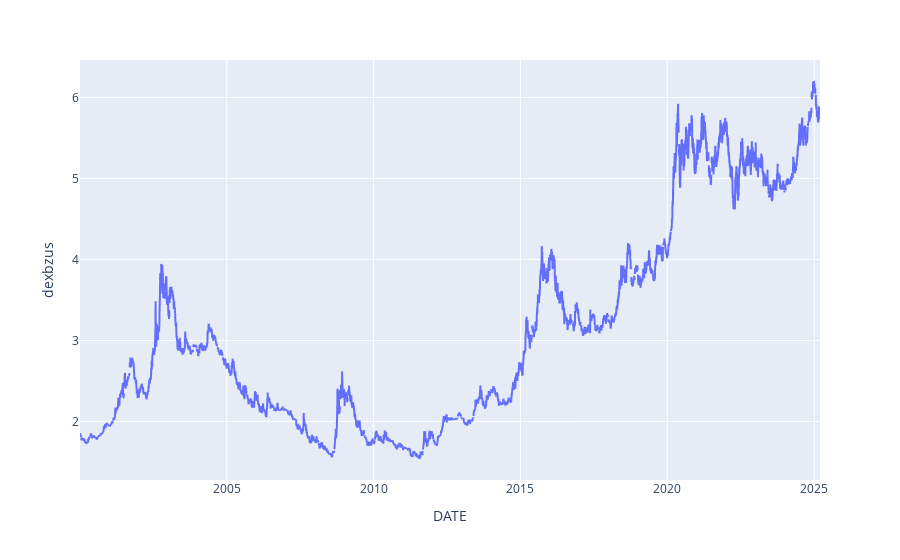

The notebook cell this image was saved under:
### Code cell
px.line(Dolar, x=Dolar.index, y='dexbzus')

### Figure 1 — Plotly figure (JSON) as saved in the notebook; plotly's stock layout.template omitted (floating-point values rounded to 4 significant figures; data arrays with more than 128 entries replaced by an {"elided": "..."} marker saying what was removed)
{"data": [{"hovertemplate": "DATE=%{x}<br>dexbzus=%{y}<extra></extra>", "legendgroup": "", "line": {"color": "#636efa", "dash": "solid"}, "marker": {"symbol": "circle"}, "mode": "lines", "name": "", "showlegend": false, "type": "scattergl", "x": {"elided": "6575 str values"}, "xaxis": "x", "y": {"elided": "6575 float values"}, "yaxis": "y"}], "layout": {"legend": {"tracegroupgap": 0}, "margin": {"t": 60}, "xaxis": {"anchor": "y", "domain": [0, 1], "title": {"text": "DATE"}}, "yaxis": {"anchor": "x", "domain": [0, 1], "title": {"text": "dexbzus"}}}}
